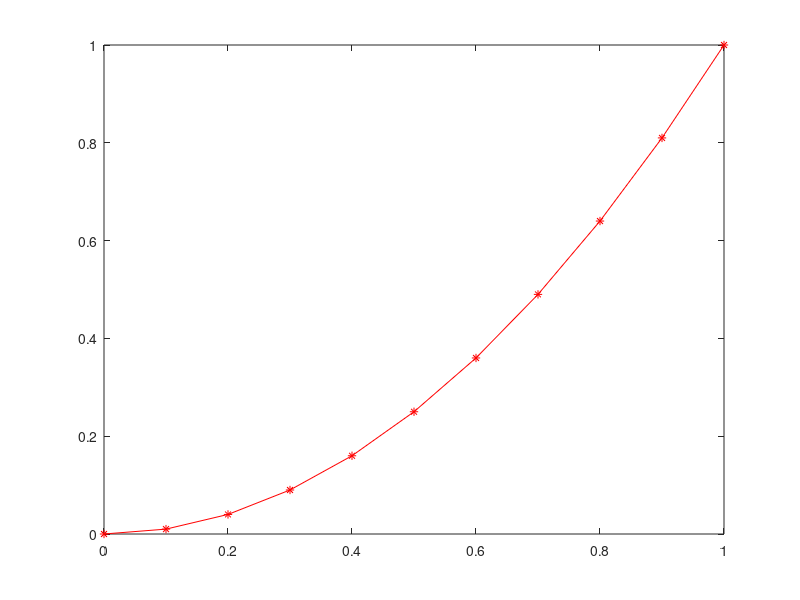

MATLAB code for this plot:
%%%%%%%%%%%%%%%%%%%%%%%%%%%%%%%%%%%%%%%%%%%%%%%%%%%%%%%%%%%%%%
%Grafica de una funcion f(x) en el intervalo [a,b]
%Input
nI= 10; %Numero de subintervalos que dividen a [a,b]
a=0;
b=1;
%%%%%%%%%%%%%%%%%%%%%%%%%%%%%%%%%%%%%%%%%%%%%%%%%%%%%%%%%%%%
%Init
h=(b-a)/nI;       %longitud de cada subintervalo
x=zeros(nI+1,1);  %Creamos un vector columna con nI+1 entradas. Ver Gilat seccion 2.2.1
f_x=zeros(nI+1,1);
x(1)=a;       %primer elemento. Los subindices empiezasn desde 1 en Matlab
f_x(1)=x(1)^2;%primer elemento
%Ciclo para construir arreglos
for i=1:nI  %Ver Gilat-Matlab seccion 6.4 para ver ciclos for
    x(i+1)=a + i*h;
    f_x(i+1)=x(i+1)^2;
    
end

plot(x,f_x,'-r*'); %Gilat seccion 5.1